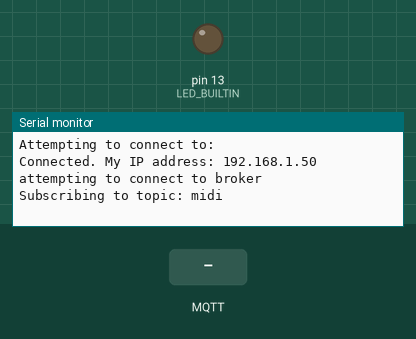
The sketch below on a simulated Arduino Uno WiFi Rev2. On the bench: output pins drawn as LEDs (lit = HIGH), the last lines printed to the serial monitor. The inputs (shaded band) are chosen by the test bench. WiFi joins after 1.5 s; servers stay silent unless stated; no MQTT or app messages arrive unless stated; not simulated (calls return 0 or success): arduino_secrets.h.

Above: at 4.7 s.
4.8 s: MQTT message "1" arrives on the first subscribed topic
At 6.0 s:
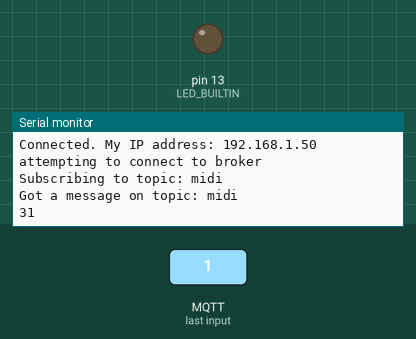
6.3 s: MQTT message "on" arrives on the first subscribed topic
At 7.4 s:
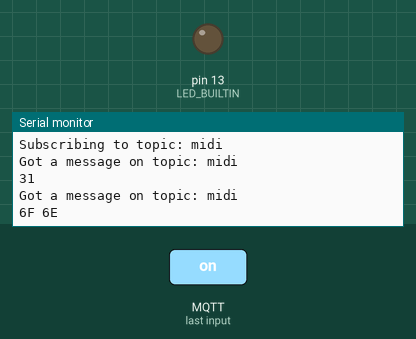
7.8 s: MQTT message "off" arrives on the first subscribed topic
At 8.5 s:
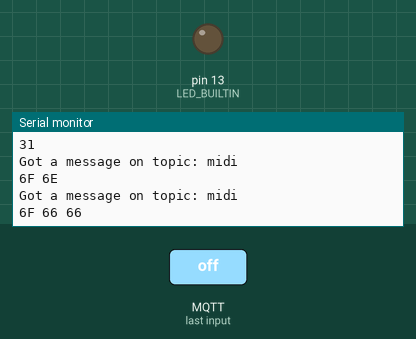

Measured:
- after the input at 4.8 s, the serial monitor: prints a new line at once (image 1)
- after the input at 6.3 s, the serial monitor: prints a new line at once (image 2)
- after the input at 7.8 s, the serial monitor: prints a new line at once (image 3)

The sketch:

MqttClientMIDIPlayer.ino
```cpp
/*
  MQTT Client that plays MIDI

  This sketch demonstrates an MQTT client that connects to a broker, subscribes to a topic,
  and  listens for messages on that topic. When it receives a three-byte message,
  it uses it to send out a MIDI note via MIDIUSB. It doesn't attempt to interpret
  the MIDI message, it just plays it

 This sketch uses https://public.cloud.shiftr.io as the MQTT broker, but others will work as well.
  See https://tigoe.github.io/mqtt-examples/#broker-client-settings for connection details.

 Libraries used:
  * http://librarymanager/All#WiFiNINA or
  * http://librarymanager/All#WiFi101
  * http://librarymanager/All#ArduinoMqttClient
  * http://librarymanager/All#MIDIUSB

  the arduino_secrets.h file:
  #define SECRET_SSID ""    // network name
  #define SECRET_PASS ""    // network password
  #define SECRET_MQTT_USER "public" // broker username
  #define SECRET_MQTT_PASS "public" // broker password

  created 11 June 2020
  modified 5 Jan 2023
  by Tom Igoe
*/
#include <WiFiNINA.h>  // use this for Nano 33 IoT, MKR1010, Uno WiFi
// #include <WiFi101.h>    // use this for MKR1000
#include <ArduinoMqttClient.h>
#include <MIDIUSB.h>
#include "arduino_secrets.h"

// initialize WiFi connection:
WiFiSSLClient wifi;
MqttClient mqttClient(wifi);

// details for MQTT client:
char broker[] = "public.cloud.shiftr.io";
int port = 8883;
char topic[] = "midi";
String clientID = "arduinoMidiClient-";

void setup() {
  // initialize serial:
  Serial.begin(9600);
  // wait for serial monitor to open:
  if (!Serial) delay(3000);
  pinMode(LED_BUILTIN, OUTPUT);
  // connect to WiFi:
  connectToNetwork();
  // make the clientID unique by adding the last three digits of the MAC address:
  byte mac[6];
  WiFi.macAddress(mac);
  for (int i = 0; i < 3; i++) {
    clientID += String(mac[i], HEX);
  }
  // set the credentials for the MQTT client:
  mqttClient.setId(clientID);
  // if needed, login to the broker with a username and password:
  mqttClient.setUsernamePassword(SECRET_MQTT_USER, SECRET_MQTT_PASS);
}

void loop() {
  // if you disconnected from the network, reconnect:
  if (WiFi.status() != WL_CONNECTED) {
    connectToNetwork();
    // skip the rest of the loop until you are connected:
    return;
  }

  // if not connected to the broker, try to connect:
  if (!mqttClient.connected()) {
    Serial.println("attempting to connect to broker");
    connectToBroker();
  }
  // poll for new messages from the broker:
  mqttClient.poll();
}

void onMqttMessage(int messageSize) {
  // set up an array for the MIDI bytes:
  byte message[messageSize];
  Serial.print("Got a message on topic: ");
  Serial.println(mqttClient.messageTopic());
  // message byte counter:
  int i = 0;
  // read the message:
  while (mqttClient.available()) {
    // convert numeric string to an int:
    message[i] = mqttClient.read();
    Serial.print(message[i], HEX);
    Serial.print(" ");
    i++;
  }
  Serial.println();
  // play a note:
  midiCommand(message[0], message[1], message[2]);
}


boolean connectToBroker() {
  // if the MQTT client is not connected:
  if (!mqttClient.connect(broker, port)) {
    // print out the error message:
    Serial.print("MOTT connection failed. Error no: ");
    Serial.println(mqttClient.connectError());
    // return that you're not connected:
    return false;
  }

  // set the message receive callback:
  mqttClient.onMessage(onMqttMessage);
  // subscribe to a topic:
  Serial.print("Subscribing to topic: ");
  Serial.println(topic);
  mqttClient.subscribe(topic);

  // once you're connected, you
  // return that you're connected:
  return true;
}

// send a 3-byte midi message
void midiCommand(byte cmd, byte data1, byte data2) {
  // First parameter is the event type (top 4 bits of the command byte).
  // Second parameter is command byte combined with the channel.
  // Third parameter is the first data byte
  // Fourth parameter second data byte

  midiEventPacket_t midiMsg = { cmd >> 4, cmd, data1, data2 };
  MidiUSB.sendMIDI(midiMsg);
}


void connectToNetwork() {
  // try to connect to the network:
  while (WiFi.status() != WL_CONNECTED) {
    Serial.println("Attempting to connect to: " + String(SECRET_SSID));
    //Connect to WPA / WPA2 network:
    WiFi.begin(SECRET_SSID, SECRET_PASS);
    delay(2000);
  }

  // print IP address once connected:
  Serial.print("Connected. My IP address: ");
  Serial.println(WiFi.localIP());
}
```
